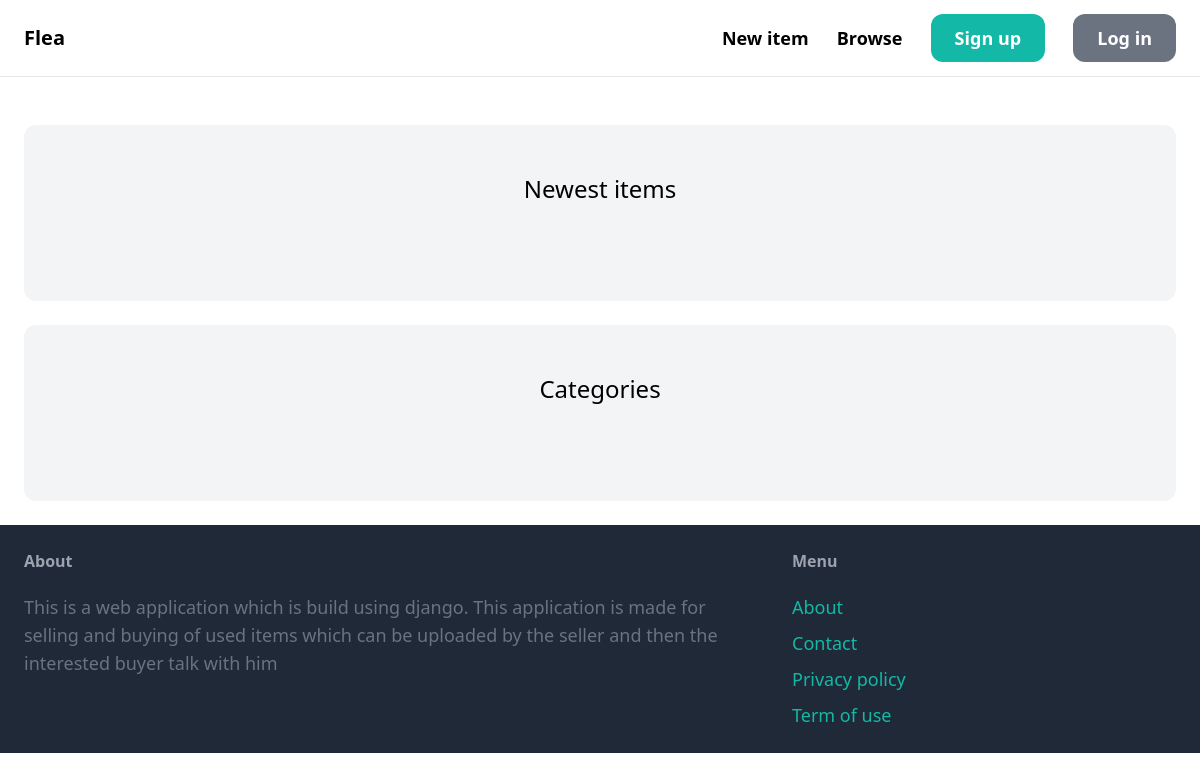
The app's page /, older data.
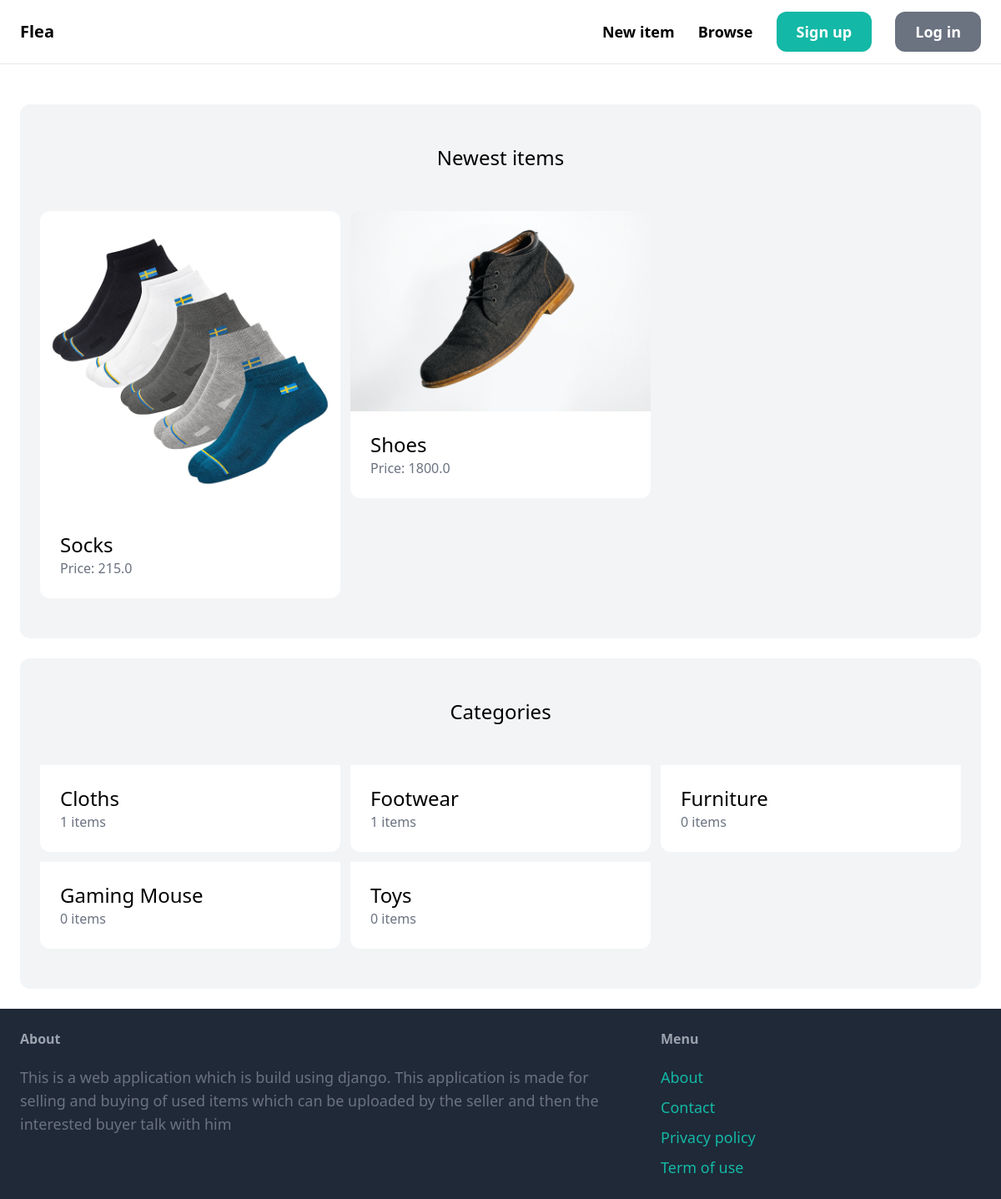
The same page, newer data.
### item/models.py (models this page shows, shortened)
class Item(models.Model):
    category = models.ForeignKey(Category, related_name='items', on_delete=models.CASCADE)
    name = models.CharField(max_length=255)
    description = models.TextField(blank=True, null=True)
    price = models.FloatField()
    image = models.ImageField(upload_to='item_images', blank=True, null=True)
    is_sold = models.BooleanField(default=False)
    created_by = models.ForeignKey(User, related_name='items', on_delete=models.CASCADE)
    created_at = models.DateTimeField(auto_now_add=True)

class Category(models.Model):
    name = models.CharField(max_length=255)
    class Meta:
        ordering = ('name',)
        verbose_name_plural = 'Categories'

### core/views.py (the view)
# urls.py: path('', views.index, name='index'),
def index(request):
    items = Item.objects.filter(is_sold=False)[0:6]
    categories = Category.objects.all()
    return render(request, 'core/index.html', {
        'categories': categories,
        'items': items,
    })

### core/templates/core/index.html (shortened to what this page needs)
{% extends 'core/base.html' %}
{% block content %}
    <div class="mt-6 px-6 py-12 bg-gray-100 rounded-xl">
        <h2 class="mb-12 text-2xl text-center">Newest items</h2>
        <div class="grid grid-cols-3 gap-3">
            {% for item in items %}
                <div>
                    <a href="{% url 'item:detail' item.id %}">
                        <div>
                            <img src="{{ item.image.url }}" class="rounded-t-xl">
                        </div>
                        <div class="p-6 bg-white rounded-b-xl">
                            <h2 class="text-2xl">{{ item.name }}</h2>
                            <p class="text-gray-500">Price: {{ item.price }}</p>
                        </div>
                    </a>
                </div>
            {% endfor %}
        </div>
    </div>
    <div class="mt-6 px-6 py-12 bg-gray-100 rounded-xl">
        <h2 class="mb-12 text-2xl text-center">Categories</h2>
        <div class="grid grid-cols-3 gap-3">
            {% for category in categories %}
                <div>
                    <a href="#">
                        <div class="p-6 bg-white rounded-b-xl">
                            <h2 class="text-2xl">{{ category.name }}</h2>
                            <p class="text-gray-500">{{ category.items.count }} items</p>
                        </div>
                    </a>
                </div>
            {% endfor %}
        </div>
    </div>
{% endblock %}

Row changes from the older to the newer data that the page shows:
added Item: image (picture), name "Socks", price "215.0"
added Item: image (picture), name "Shoes", price "1800.0"
added Category: name "Cloths", items.count "1"
added Category: name "Footwear", items.count "1"
added Category: name "Furniture", items.count "0"
added Category: name "Gaming Mouse", items.count "0"
added Category: name "Toys", items.count "0"
